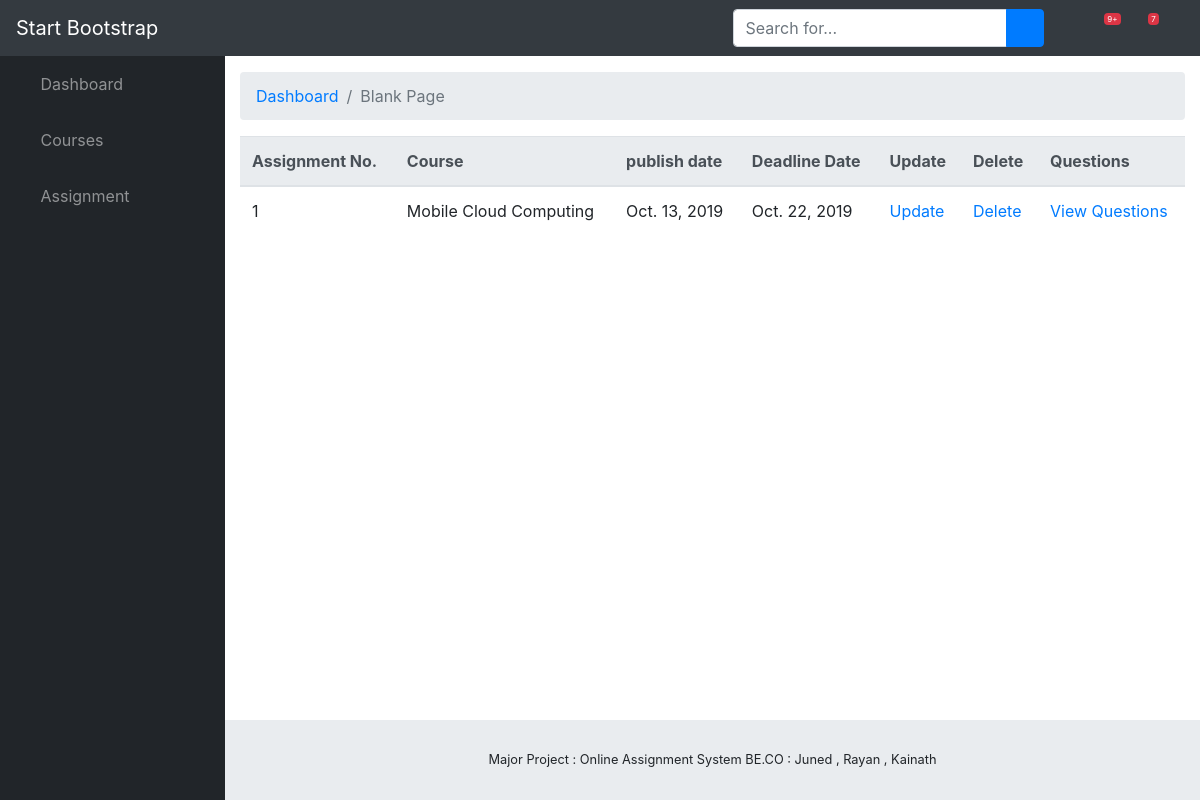
Before: /assignment/assignment_list/ (signed in) with the older database file.
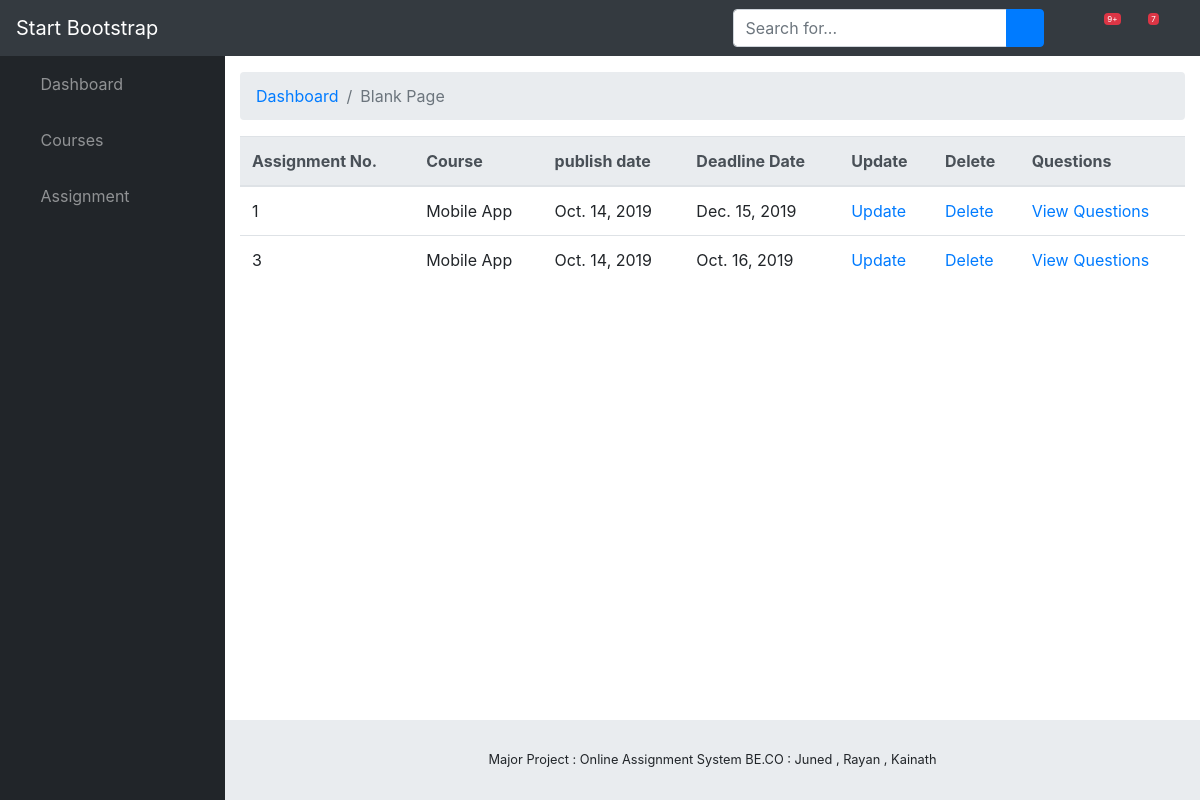
After: the same page with the newer database file.
### assignment/models.py (models this page shows, shortened)
class Assignment(models.Model):
    number = models.IntegerField()
    course = models.ForeignKey(Course,on_delete = models.SET_NULL,blank=True,null=True)
    publish_date = models.DateField(auto_now_add = True)
    deadline_date = models.DateField()
    faculty = models.ForeignKey(Faculty,on_delete = models.SET_NULL,blank=True,null=True)

class Course(models.Model):
    name = models.CharField(max_length = 50)
    branch = models.ForeignKey(Branch,on_delete = models.SET_NULL,blank=True,null=True)
    faculty = models.ForeignKey(Faculty ,on_delete = models.SET_NULL,blank=True,null=True)
    year = models.ForeignKey(StudyYear ,on_delete = models.SET_NULL,blank=True,null=True)
    semester = models.ForeignKey(Semester ,on_delete = models.SET_NULL,blank=True,null=True )
    def __str__(self):
        return self.name

### assignment/views.py (the view)
# urls.py: path('assignment_list/',views.AssignmentListView.as_view(),name='ViewAssignment'),
class AssignmentListView(generic.ListView):
    model = Assignment
    template_name = "dashboard/assignment_list.html"
    context_object_name = 'assignment_list'
    paginate_by = 10
    def get_queryset(self):
        faculty = Faculty.objects.get(user=self.request.user)
        return Assignment.objects.filter(faculty=faculty)

### assignment/templates/dashboard/assignment_list.html
{% extends "./base.html" %}
{% block content %}
{% if assignment_list %}
  <table class="table">
    <thead class="thead-light">
      <tr>
        <th scope="col">Assignment No.</th>
        <th scope="col">Course</th>
        <th scope="col">publish date</th>
        <th scope="col">Deadline Date</th>
        <th scope="col">Update</th>
        <th scope="col">Delete</th>
        <th scope="col">Questions</th>
      </tr>
    </thead>
    <tbody>
      {% for assignment in assignment_list %}
      <tr>
        <td>{{ assignment.number }}</td>
        <td>{{ assignment.course }}</td>
        <td>{{ assignment.publish_date }}</td>
        <td>{{ assignment.deadline_date }}</td>
        <td> <a href="{% url 'UpdateAssignment' assignment.id %}">Update</a> </td>
        <td> <a onclick="return confirm('Are you sure?');" href="{% url 'DeleteAssignment' assignment.id %}">Delete</a></td>
        <td><a href="{% url 'assignment_detail' assignment.id %}">View Questions</a></td>
      </tr>
    {% endfor %}
    </tbody>
  </table>
  {% else %}
    <p>There are no assignments added yet !</p>
  {% endif %}
{% endblock %}

### assignment/templates/dashboard/base.html (shortened to what this page needs)
<!DOCTYPE html>
<html lang="en">
<head>
  {% load static %}
  <link href="{% static 'vendor/fontawesome-free/css/all.min.css' %}" rel="stylesheet" type="text/css">
  <link href="{% static 'vendor/datatables/dataTables.bootstrap4.css' %}" rel="stylesheet">
  <link href="{%  static 'css/sb-admin.css' %}" rel="stylesheet">
</head>
<body id="page-top">
  <nav class="navbar navbar-expand navbar-dark bg-dark static-top">
    <a class="navbar-brand mr-1" href="index.html">Start Bootstrap</a>
    <button class="btn btn-link btn-sm text-white order-1 order-sm-0" id="sidebarToggle" href="#">
      <i class="fas fa-bars"></i>
    </button>
    <form class="d-none d-md-inline-block form-inline ml-auto mr-0 mr-md-3 my-2 my-md-0">
      <div class="input-group">
        <input type="text" class="form-control" placeholder="Search for..." aria-label="Search" aria-describedby="basic-addon2">
        <div class="input-group-append">
          <button class="btn btn-primary" type="button">
            <i class="fas fa-search"></i>
          </button>
        </div>
      </div>
    </form>
    <ul class="navbar-nav ml-auto ml-md-0">
      <li class="nav-item dropdown no-arrow mx-1">
        <a class="nav-link dropdown-toggle" href="#" id="alertsDropdown" role="button" data-toggle="dropdown" aria-haspopup="true" aria-expanded="false">
          <i class="fas fa-bell fa-fw"></i>
          <span class="badge badge-danger">9+</span>
        </a>
      </li>
      <li class="nav-item dropdown no-arrow mx-1">
        <a class="nav-link dropdown-toggle" href="#" id="messagesDropdown" role="button" data-toggle="dropdown" aria-haspopup="true" aria-expanded="false">
          <i class="fas fa-envelope fa-fw"></i>
          <span class="badge badge-danger">7</span>
        </a>
      </li>
      <li class="nav-item dropdown no-arrow">
        <a class="nav-link dropdown-toggle" href="#" id="userDropdown" role="button" data-toggle="dropdown" aria-haspopup="true" aria-expanded="false">
          <i class="fas fa-user-circle fa-fw"></i>
        </a>
      </li>
    </ul>
  </nav>
  <div id="wrapper">
    <ul class="sidebar navbar-nav">
      <li class="nav-item">
        <a class="nav-link" href="{% url 'dashboard' %}">
          <i class="fas fa-fw fa-tachometer-alt"></i>
          <span>Dashboard</span>
        </a>
      </li>
      <li class="nav-item dropdown">
       <a class="nav-link dropdown-toggle" href="#" id="pagesDropdown" role="button" data-toggle="dropdown" aria-haspopup="true" aria-expanded="false">
         <i class="fas fa-fw fa-folder"></i>
         <span>Courses</span>
       </a>
     </li>
     <li class="nav-item dropdown">
      <a class="nav-link dropdown-toggle" href="#" id="pagesDropdown" role="button" data-toggle="dropdown" aria-haspopup="true" aria-expanded="false">
        <i class="fas fa-fw fa-folder"></i>
        <span>Assignment</span>
      </a>
    </li>
    </ul>
    <div id="content-wrapper">
      <div class="container-fluid">
        <ol class="breadcrumb">
          <li class="breadcrumb-item">
            <a href="index.html">Dashboard</a>
          </li>
          <li class="breadcrumb-item active">Blank Page</li>
        </ol>
        {% block content %}
        {% endblock %}
      </div>
      <footer class="sticky-footer">
        <div class="container my-auto">
          <div class="copyright text-center my-auto">
            <span>Major Project : Online Assignment System BE.CO : Juned , Rayan , Kainath</span>
          </div>
        </div>
      </footer>
    </div>
  </div>
</body>
</html>

Changed rows visible on the page:
removed Assignment: number "1", course "Mobile Cloud Computing", publish_date "Oct. 13, 2019", deadline_date "Oct. 22, 2019"
added Assignment: number "1", course "Mobile App", publish_date "Oct. 14, 2019", deadline_date "Dec. 15, 2019"
added Assignment: number "3", course "Mobile App", publish_date "Oct. 14, 2019", deadline_date "Oct. 16, 2019"
